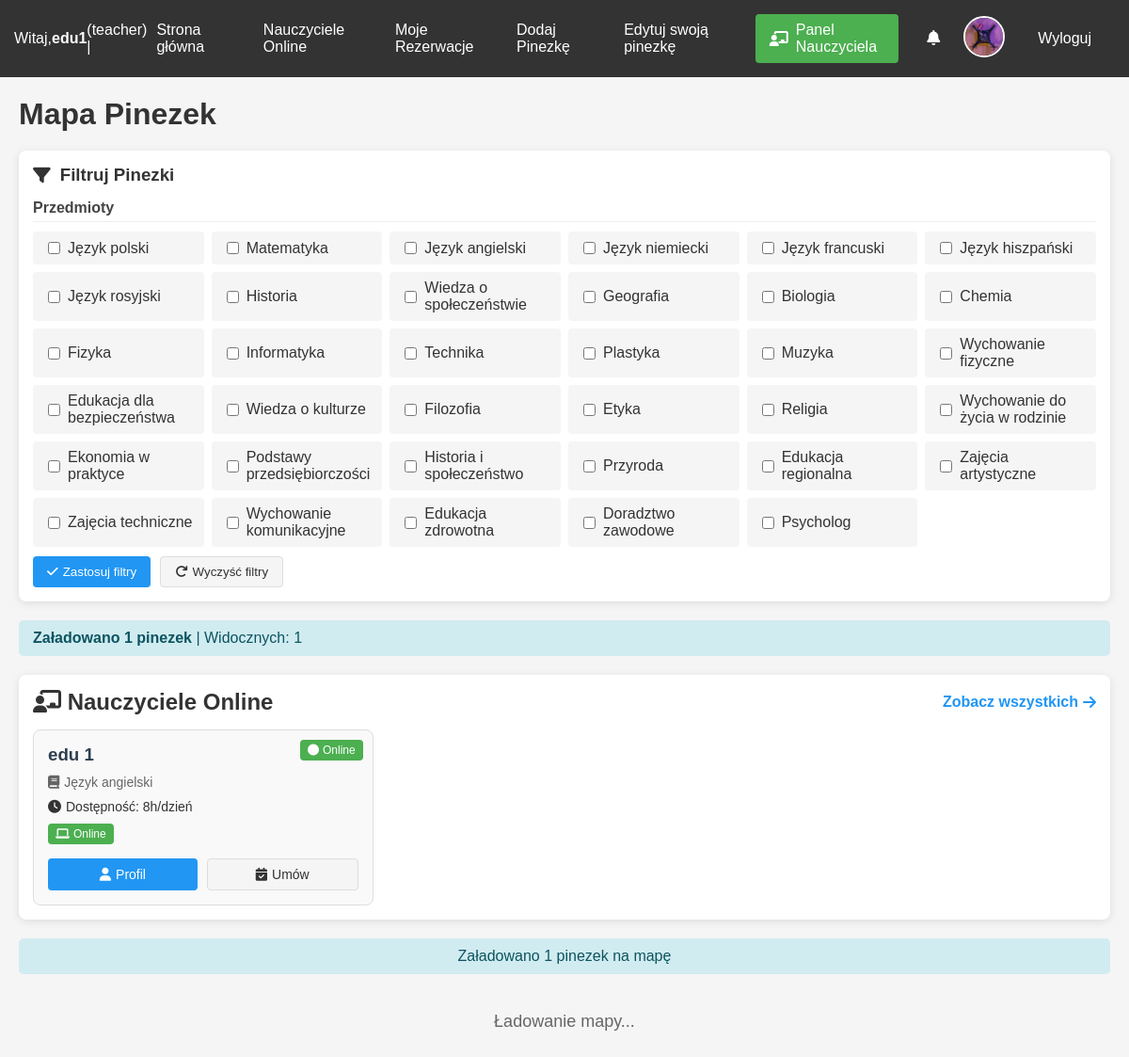
The page / (signed in) on the database as committed earlier.
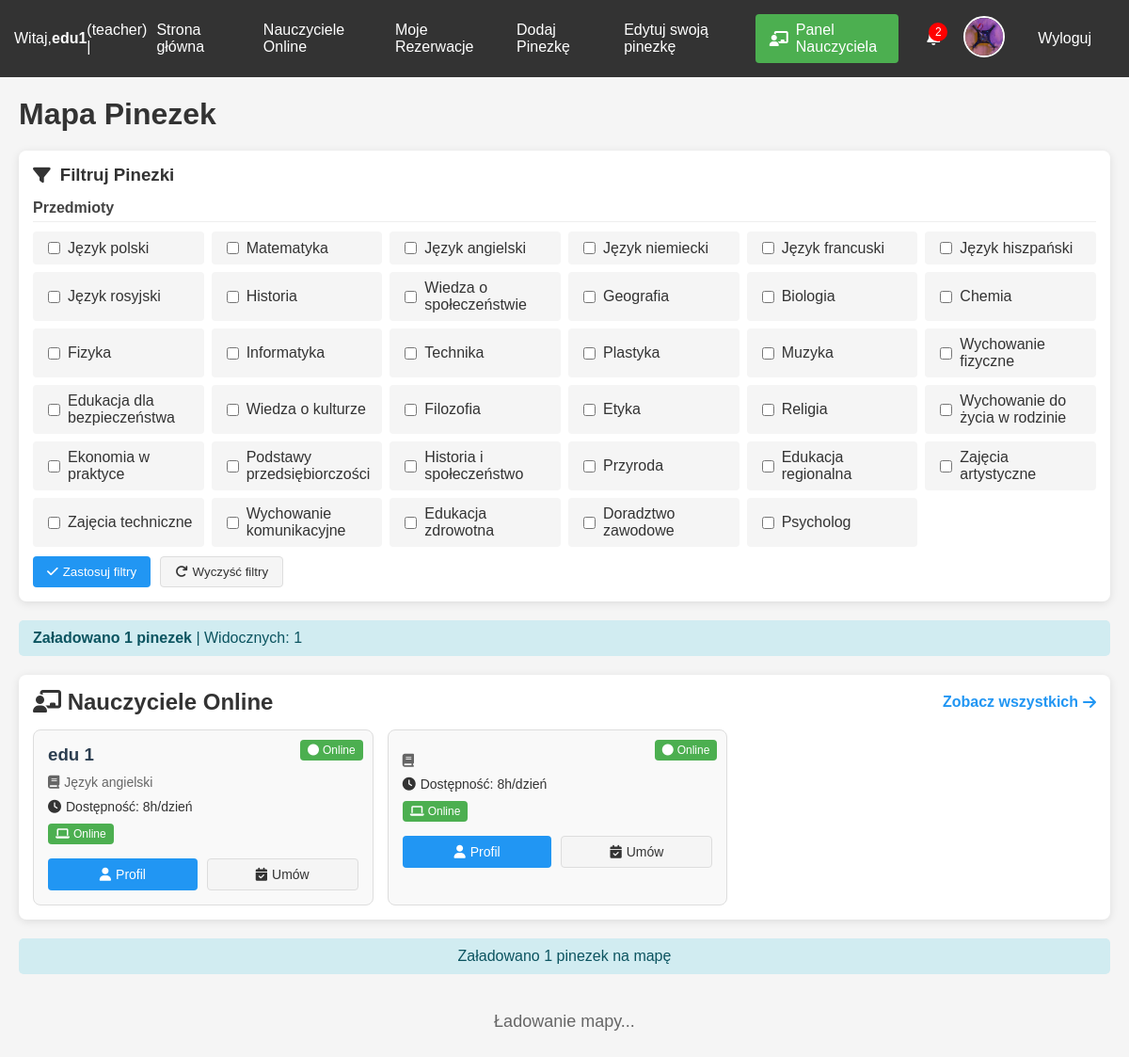
The same page on the database as committed later.
### tables this page shows
CREATE TABLE users (
                id INTEGER PRIMARY KEY AUTOINCREMENT,
                username TEXT UNIQUE NOT NULL,
                email TEXT UNIQUE NOT NULL,
                hash TEXT NOT NULL,
                role INTEGER DEFAULT 0,
                voivodeship TEXT,
                regional_teacher_id INTEGER,
                first_name TEXT,
                last_name TEXT,
                phone TEXT,
                school TEXT,
                subjects TEXT,
                experience_years INTEGER,
                bio TEXT,
                profile_picture TEXT,
                created_at TIMESTAMP DEFAULT CURRENT_TIMESTAMP,
                is_online INTEGER DEFAULT 0,
                last_online TIMESTAMP,
                teaching_modes TEXT DEFAULT 'online',
                availability_hours INTEGER DEFAULT 8,
                parental_email TEXT,
                password_setup_token TEXT,
                token_expiry TIMESTAMP,
                password_reset_token TEXT,
                password_reset_expiry TIMESTAMP,
                tmethod TEXT DEFAULT 'default_method'
            );

### app.py (the view, shortened to what this page needs)
@app.route("/")
def index():
    db = get_db()
    pins_rows = db.execute("""
        SELECT p.*, u.username as creator, u.email as creator_email, u.subjects
        FROM pins p
        JOIN users u ON p.created_by = u.id
    """).fetchall()
    pins = []
    for row in pins_rows:
        pin = dict(row)
        if pin['subjects']:
            subjects = pin['subjects'].split(',')
            if subjects:
                first_subject = subjects[0].strip()
                pin['color'] = SUBJECT_COLORS.get(first_subject, DEFAULT_PIN_COLOR)
                pin['first_subject'] = first_subject
        else:
            pin['color'] = DEFAULT_PIN_COLOR
            pin['first_subject'] = None
        pins.append(pin)
    online_teachers = db.execute("""
        SELECT id, first_name, last_name, subjects, availability_hours, teaching_modes, is_online, last_online
        FROM users
        WHERE role IN (?, ?) AND is_online = 1
        ORDER BY last_online DESC
        LIMIT 3
    """, (ROLE_TEACHER, ROLE_REGIONAL_TEACHER)).fetchall()
    online_teachers = rows_to_dict_list(online_teachers)
    teacher_has_pin = False
    role = None
    managed_teachers = []
    unread_notifications = 0
    user_profile_picture = None  # Dodane
    if "user_id" in session:
        user_id = session["user_id"]
        role = session.get("user_role", "user")
        user_row = db.execute("SELECT profile_picture FROM users WHERE id = ?", (user_id,)).fetchone()
        if user_row and user_row['profile_picture']:
            user_profile_picture = user_row['profile_picture']
        if role in ["teacher", "regional_teacher"]:
            existing_pin = db.execute("SELECT * FROM pins WHERE created_by = ?", (user_id,)).fetchone()
            teacher_has_pin = existing_pin is not None
        unread_notifications = db.execute("""
            SELECT COUNT(*) as count
            FROM notifications
            WHERE user_id = ? AND is_read = 0
        """, (user_id,)).fetchone()["count"]
    return render_template(
        "index.html",
        pins=pins,
        online_teachers=online_teachers,
        teacher_has_pin=teacher_has_pin,
        role=role,
        logged_in="user_id" in session,
        managed_teachers=managed_teachers,
        unread_notifications=unread_notifications,
        school_subjects=SCHOOL_SUBJECTS,
        user_profile_picture=user_profile_picture  # Dodane
    )

### app.py (called while the page is built)
def get_db():
    db = getattr(g, '_database', None)
    if db is None:
        db = g._database = sqlite3.connect(DATABASE)
        db.row_factory = sqlite3.Row
    return db

@app.teardown_appcontext
def close_connection(exception):
    db = getattr(g, '_database', None)
    if db is not None:
        db.close()

def rows_to_dict_list(rows):
    return [dict(row) for row in rows] if rows else []

@app.context_processor
def utility_processor():
    return dict(
        get_day_name=get_day_name,
        get_role_name=get_role_name,
        datetime=datetime,
        timedelta=timedelta,
        format_time_slot=format_time_slot
    )

### templates/index.html (shortened to what the changed rows need)
<!DOCTYPE html>
<html lang="pl">
<head>
    <link href="https://api.mapbox.com/mapbox-gl-js/v3.1.0/mapbox-gl.css" rel="stylesheet">
    <link rel="stylesheet" href="https://cdnjs.cloudflare.com/ajax/libs/font-awesome/6.4.0/css/all.min.css">
</head>
<body>
    <nav>
        <div class="nav-right">
            {% if logged_in %}
                <div class="notification-container" id="notificationContainer">
                    <div class="notification-icon">
                        <i class="fas fa-bell"></i>
                        {% if unread_notifications > 0 %}
                            <span class="notification-badge" id="notificationBadge">{{ unread_notifications }}</span>
                        {% endif %}
                    </div>
                </div>
                <div class="profile-picture-container">
                    <a href="{{ url_for('profile') }}">
                        {% if user_profile_picture %}
                            <img src="{{ url_for('static', filename='profile_pictures/' + user_profile_picture) }}"
                                 alt="Profile" class="profile-picture">
                        {% else %}
                            <div class="default-profile-picture">
                                <i class="fas fa-user"></i>
                            </div>
                        {% endif %}
                    </a>
                </div>
                <a href="{{ url_for('logout') }}">Wyloguj</a>
            {% endif %}
        </div>
    </nav>
    <h1>Mapa Pinezek</h1>
    <div class="filters-section">
        <div class="filters-container">
            <div class="filter-group">
                <div class="subject-filters">
                    {% for subject in school_subjects %}
                    <div class="subject-filter" data-subject="{{ subject }}">
                        <input type="checkbox" id="subject-{{ loop.index }}" name="subject" value="{{ subject }}">
                        <label for="subject-{{ loop.index }}">{{ subject }}</label>
                    </div>
                    {% endfor %}
                </div>
            </div>
        </div>
    </div>
    <div class="online-teachers-section">
        <div class="section-header">
            <h2 class="section-title"><i class="fas fa-chalkboard-teacher"></i> Nauczyciele Online</h2>
        </div>
        <div class="teachers-list">
            {% for teacher in online_teachers %}
            <div class="teacher-card">
                {% if teacher.is_online %}
                    <div class="online-badge">
                        <i class="fas fa-circle"></i> Online
                    </div>
                {% else %}
                    <div class="online-badge status-offline">
                        <i class="fas fa-circle"></i> Offline
                    </div>
                {% endif %}
                <h3>{{ teacher.first_name }} {{ teacher.last_name }}</h3>
                <div class="subjects">
                    <i class="fas fa-book"></i> {{ teacher.subjects }}
                </div>
                <div class="availability">
                    <i class="fas fa-clock"></i> Dostępność: {{ teacher.availability_hours }}h/dzień
                </div>
                <div class="modes">
                    {% if 'online' in teacher.teaching_modes %}
                    <span class="mode-badge online">
                        <i class="fas fa-laptop"></i> Online
                    </span>
                    {% endif %}
                </div>
                <div class="actions">
                    <a href="{{ url_for('teacher_profile', teacher_id=teacher.id) }}" class="btn btn-primary">
                        <i class="fas fa-user"></i> Profil
                    </a>
                    {% if teacher.is_online %}
                        <a href="{{ url_for('book_teacher', teacher_id=teacher.id) }}" class="btn btn-secondary">
                            <i class="fas fa-calendar-check"></i> Umów
                        </a>
                    {% else %}
                        <button class="btn btn-secondary" disabled>
                            <i class="fas fa-calendar-times"></i> Niedostępny
                        </button>
                    {% endif %}
                </div>
            </div>
            {% else %}
            <p>Brak nauczycieli online w tym momencie.</p>
            {% endfor %}
        </div>
    </div>
</body>
</html>

Rows that differ between the two databases and show on the page:
now on this page (row edited): users: is_online 1 (drawn), availability_hours "8", teaching_modes "online" (drawn)
Other text that changed with them:
{{ unread_notifications }}: (not shown) → "2"
